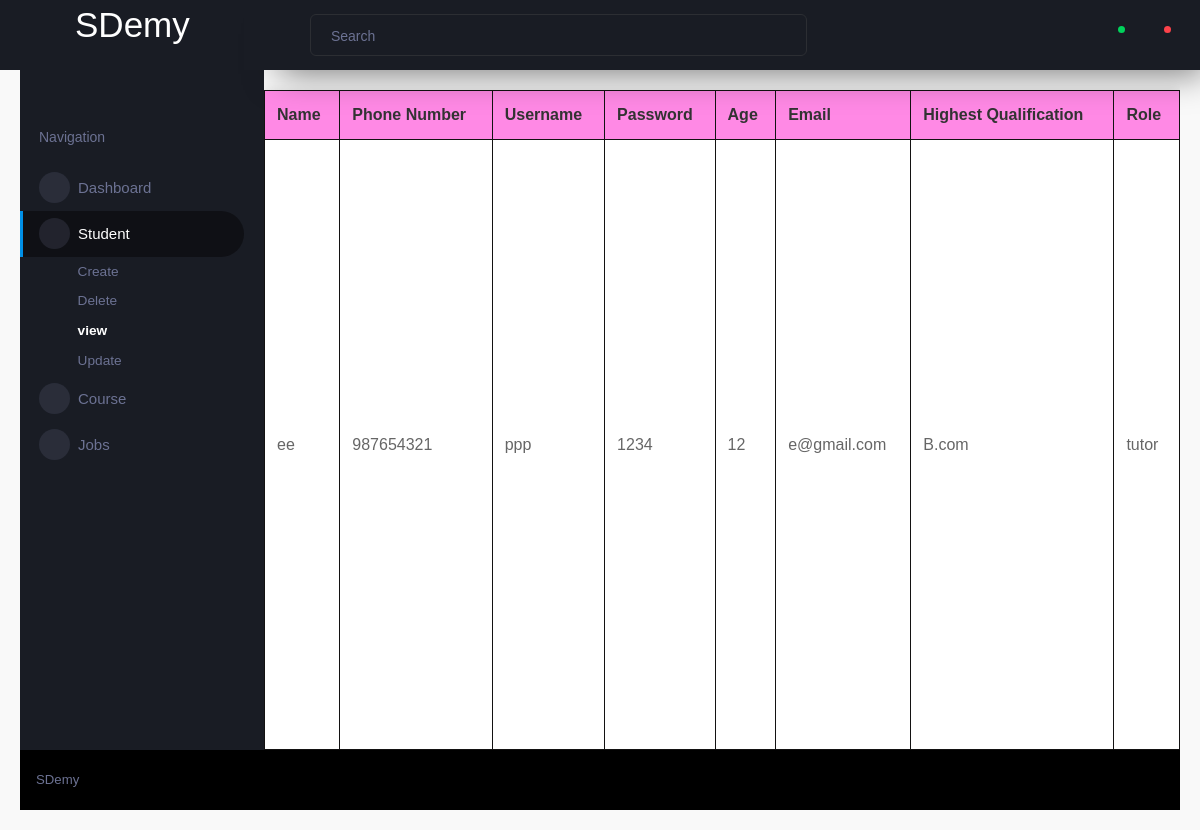
Screenshot of /adminsite/student_registerview with the database file from the repository.
### student/models.py (models this page shows)
class Student_register(models.Model):
    sid = models.AutoField(primary_key=True)
    name = models.CharField(max_length=100, null=True, blank=True)
    age = models.PositiveIntegerField(null=True, blank=True)
    highest_qualification = models.CharField(max_length=100, null=True, blank=True)
    phone_no = models.CharField(max_length=15, null=True, blank=True)
    email = models.EmailField(max_length=254, null=True, blank=True)
    role = models.CharField(max_length=255,blank=True)
    username = models.CharField(max_length=20, null=True, blank=True)
    password = models.CharField(max_length=20, null=True, blank=True)

### adminsite/views.py (the view)
# urls.py: path("student_registerview",views.student_registerview.as_view(),name='student_registerview'),
class student_registerview(TemplateView):
    template_name =  'student_registerview.html'
    def get_context_data(self, **kwargs):
        context = super().get_context_data(**kwargs)
        user_data = Student_register.objects.all()
        context = {"user_data": user_data}
        return context

### templates/student_registerview.html (shortened to what this page needs)
{% extends './mainadmin/index.html' %}
{% load static %}
{% block body_block %}
<!DOCTYPE html>
<html lang="en">
<head>
    <link rel="stylesheet" href="{% static 'css/student_registerdetails.css' %}">
</head>
<body>
    <table>
    <thead>
        <tr>
            <th>Name</th>
            <th>Phone Number</th>
            <th>Username</th>
            <th>Password</th>
            <th>Age</th>
            <th>Email</th>
            <th>Highest Qualification</th>
            <th>Role</th>
        </tr>
    </thead>
    <tbody>
        {% for obj in user_data %}
            <tr>
                <td>{{ obj.name }}</td>
                <td>{{ obj.phone_no }}</td>
                <td>{{ obj.username }}</td>
                <td>{{ obj.password }}</td>
                <td>{{ obj.age }}</td>
                <td>{{ obj.email }}</td>
                <td>{{ obj.highest_qualification }}</td>
                <td>{{ obj.role }}</td>
            </tr>
        {% endfor %}
    </tbody>
</table>
</body>
</html>
{% endblock %}

### static/css/student_registerdetails.css (style rules this page uses)
* { margin: 0; padding: 0; box-sizing: border-box; }
body { font-family: Arial, sans-serif; margin: 20px; background-color: #f9f9f9; }
table { width: 100%; border-collapse: collapse; margin: 0 auto; background-color: #fff; box-shadow: 0 0 10px rgba(0, 0, 0, 0.1); }
th, td { border: 1px solid #131212; padding: 12px; text-align: left; }
th { background-color: #ff89e5; color: #333; }
td { color: #666; }

### rows the page displays
Student_register: name "ee", phone_no "987654321", username "ppp", password "1234", age "12", email "e@gmail.com", highest_qualification "B.com", role "tutor"
